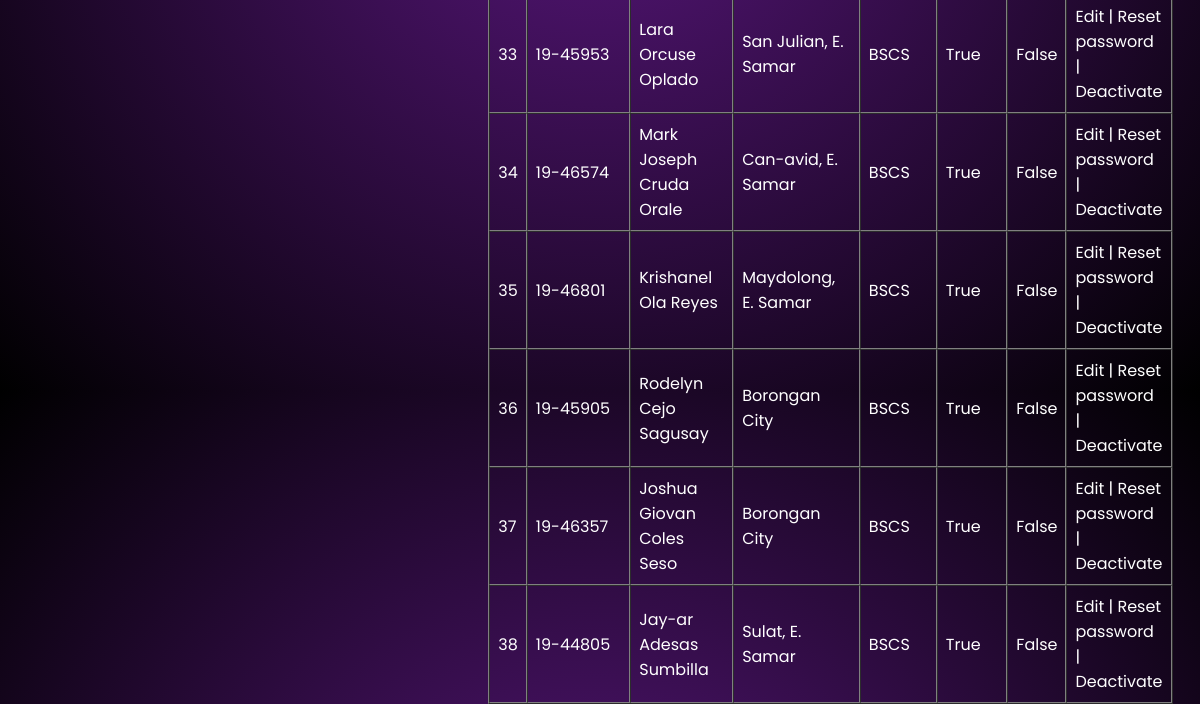
Before: /admin-panel/users/ (signed in, lower part) with the older database file.
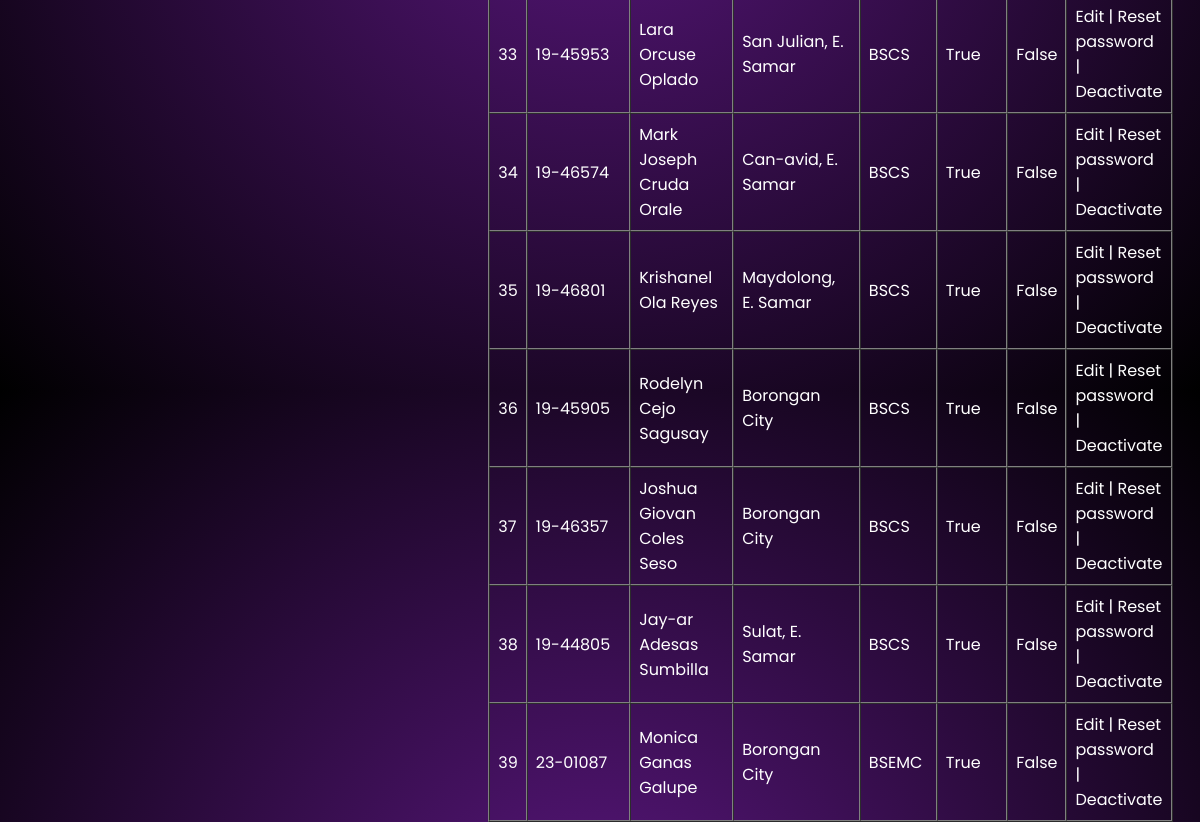
After: the same page with the newer database file.
### core/models.py (models this page shows, shortened)
class CustomUser(AbstractBaseUser, PermissionsMixin):
    id = models.AutoField(primary_key=True)
    student_number = models.CharField(max_length=20, unique=True, null=True, blank=True) #nulled for admin registration
    full_name = models.CharField(max_length=200)
    address = models.CharField(max_length=255, blank=True)
    degree_choices = [
        ('BSCS', 'BS Computer Science'),
        ('BSIT', 'BS Information Technology'),
        ('BSEMC', 'BS Entertainment and Multimedia Computing'),
        ('ACT', 'Associate in Computer Technology'),
    ]
    degree = models.CharField(max_length=100, choices=degree_choices, blank=True)
    current_year = datetime.datetime.now().year
    year_selection = [(year, str(year)) for year in range(current_year, 2015, -1)]
    year_graduated = models.IntegerField(choices=year_selection, null=True, blank=True)
    bio = models.TextField(blank=True)
    EMPLOYMENT_STATUS_CHOICES = [
        ('employed', 'Employed'),
        ('freelancing', 'Freelancing'),
        ('unemployed', 'Unemployed'),
        ('studying', 'Studying'),
        ('other', 'Other'),
    ]
    employment_status = models.CharField(max_length=20, choices=EMPLOYMENT_STATUS_CHOICES, blank=True, null=True)
    username = models.CharField(max_length=150, unique=True, null=True, blank=True)
    profile_picture = models.ImageField(
        upload_to=user_profile_pic_path,
        default='default/profile.png',
        blank=True,
        null=True
    )
    is_staff = models.BooleanField(default=False)
    is_active = models.BooleanField(default=True)
    USERNAME_FIELD = 'student_number'
    REQUIRED_FIELDS = ['full_name']
    objects = CustomUserManager()

### core/views.py (the view, shortened to what this page needs)
# urls.py: path('admin-panel/users/', views.admin_user_list, name='admin_user_list'),
@login_required
@user_passes_test(is_admin)
def admin_user_list(request):
    query = request.GET.get('q', '')
    users = CustomUser.objects.all()
    return render(request, 'admin_panel/user_list.html', {'users': users, 'query': query})

### core/views.py (called while the page is built)
def is_admin(user):
    return user.is_staff or user.is_superuser

### core/templates/admin_panel/user_list.html (shortened to what this page needs)
{% extends "base.html" %}
{% block content %}
    <table border="1" cellpadding="8" cellspacing="0">
        <tbody>
            {% for user in users %}
                <tr>
                    <td>{{ user.id }}</td>
                    <td>{{ user.student_number|default:user.username }}</td>
                    <td>{{ user.full_name }}</td>
                    <td>{{ user.address }}</td>
                    <td>{{ user.degree }}</td>
                    <td>{{ user.is_active }}</td>
                    <td>{{ user.is_staff }}</td>
                    <td>
                        <a href="{% url 'admin_user_edit' user.id %}">Edit</a> |
                        <a href="{% url 'admin_user_reset_password' user.id %}"
                           onclick="return confirm('Reset password to student number?')">Reset password</a> |
                        {% if user.is_active %}
                            <a href="{% url 'admin_user_delete' user.id %}"
                               onclick="return confirm('Are you sure you want to deactivate this user?')">Deactivate</a>
                        {% else %}
                            <em>Inactive</em>
                        {% endif %}
                    </td>
                </tr>
            {% empty %}
                <tr><td colspan="7">No users found.</td></tr>
            {% endfor %}
        </tbody>
    </table>
{% endblock %}

Changed rows visible on the page:
added CustomUser: id "39", student_number "23-01087", full_name "Monica Ganas Galupe", address "Borongan City", degree "BSEMC", is_active "True", is_staff "False", shows "Deactivate"
